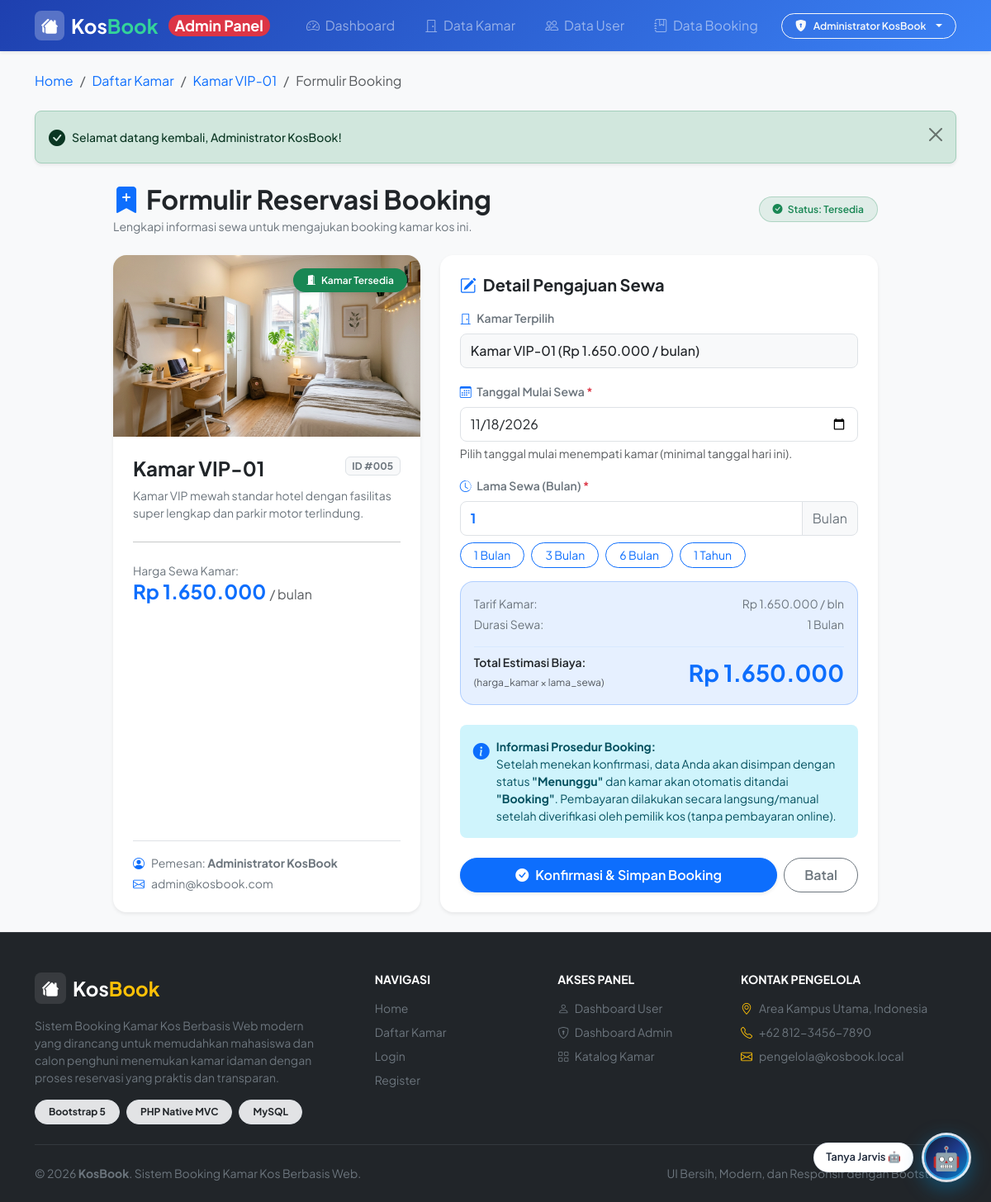
/public/index.php?url=booking/tambah/5 (signed in), run on the app's committed database.
### tables this page shows
CREATE TABLE `kamar` (
    `id` INT AUTO_INCREMENT,
    `nomor_kamar` VARCHAR(50) NOT NULL,
    `harga` DECIMAL(12, 2) NOT NULL,
    `fasilitas` TEXT NULL,
    `deskripsi` TEXT NULL,
    `foto` VARCHAR(255) DEFAULT 'default_kamar.jpg',
    `status` ENUM('tersedia', 'booking', 'terisi') NOT NULL DEFAULT 'tersedia',
    `created_at` TIMESTAMP NOT NULL DEFAULT CURRENT_TIMESTAMP,
    `updated_at` TIMESTAMP NOT NULL DEFAULT CURRENT_TIMESTAMP ON UPDATE CURRENT_TIMESTAMP,

     
    CONSTRAINT `pk_kamar` PRIMARY KEY (`id`),

     
    CONSTRAINT `uq_kamar_nomor` UNIQUE (`nomor_kamar`),
    INDEX `idx_kamar_status` (`status`),
    INDEX `idx_kamar_harga` (`harga`)
);

### app/views/booking/tambah.php (the view, shortened to what the rows shown need)
<?php
$photoUrl = !empty($kamar['foto']) && file_exists(__DIR__ . '/../../public/images/kamar/' . $kamar['foto'])
    ? BASE_URL . '/images/kamar/' . htmlspecialchars($kamar['foto'])
    : (file_exists(__DIR__ . '/../../public/images/' . $kamar['foto'])
        ? BASE_URL . '/images/' . htmlspecialchars($kamar['foto'])
        : BASE_URL . '/images/default_kamar.jpg');
$hargaPerBulan = (float)$kamar['harga'];
$initialLamaSewa = max(1, (int)($old['lama_sewa'] ?? 1));
$initialTotalHarga = $hargaPerBulan * $initialLamaSewa;
?>
<div class="container py-4">
    <nav aria-label="breadcrumb" class="mb-4">
        <ol class="breadcrumb small">
            <li class="breadcrumb-item"><a href="<?= url(''); ?>" class="text-decoration-none">Home</a></li>
            <li class="breadcrumb-item"><a href="<?= url('kamar'); ?>" class="text-decoration-none">Daftar Kamar</a></li>
            <li class="breadcrumb-item"><a href="<?= url('kamar/detail/' . $kamar['id']); ?>" class="text-decoration-none"><?= htmlspecialchars($kamar['nomor_kamar']); ?></a></li>
            <li class="breadcrumb-item active" aria-current="page">Formulir Booking</li>
        </ol>
    </nav>
    <?php require __DIR__ . '/../components/alert.php'; ?>
    <div class="row justify-content-center">
        <div class="col-lg-10">
            <div class="d-flex align-items-center justify-content-between mb-4">
                <div>
                    <h2 class="fw-bold text-dark mb-1">
                        <i class="bi bi-bookmark-plus-fill text-primary me-2"></i>Formulir Reservasi Booking
                    </h2>
                    <p class="text-secondary small mb-0">
                        Lengkapi informasi sewa untuk mengajukan booking kamar kos ini.
                    </p>
                </div>
                <span class="badge bg-success bg-opacity-10 text-success border border-success border-opacity-25 px-3 py-2 rounded-pill small fw-semibold">
                    <i class="bi bi-check-circle-fill me-1"></i> Status: Tersedia
                </span>
            </div>
            <div class="row g-4">
                <div class="col-md-5">
                    <div class="card border-0 shadow-sm rounded-4 overflow-hidden bg-white h-100">
                        <div class="position-relative" style="height: 220px;">
                            <img src="<?= $photoUrl; ?>"
                                 alt="<?= htmlspecialchars($kamar['nomor_kamar']); ?>"
                                 class="w-100 h-100 object-fit-cover"
                                 onerror="this.src='<?= BASE_URL; ?>/images/default_kamar.jpg'">
                            <span class="badge bg-success position-absolute top-0 end-0 m-3 px-3 py-2 rounded-pill fw-semibold shadow-sm">
                                <i class="bi bi-door-open-fill me-1"></i> Kamar Tersedia
                            </span>
                        </div>
                        <div class="card-body p-4 d-flex flex-column">
                            <div class="d-flex justify-content-between align-items-start mb-2">
                                <h4 class="fw-bold text-dark mb-0"><?= htmlspecialchars($kamar['nomor_kamar']); ?></h4>
                                <span class="badge bg-light text-secondary border">ID #00<?= htmlspecialchars($kamar['id']); ?></span>
                            </div>
                            <p class="text-secondary small mb-3">
                                <?= htmlspecialchars(mb_strimwidth($kamar['deskripsi'] ?? 'Kamar kos nyaman dan siap huni.', 0, 100, '...')); ?>
                            </p>
                            <hr class="my-2">
                            <div class="my-3">
                                <span class="text-secondary small d-block">Harga Sewa Kamar:</span>
                                <h4 class="fw-bold text-primary mb-0"><?= formatRupiah($kamar['harga']); ?> <span class="fs-6 text-muted fw-normal">/ bulan</span></h4>
                            </div>
                            <div class="mt-auto pt-3 border-top">
                                <div class="d-flex align-items-center gap-2 text-secondary small">
                                    <i class="bi bi-person-circle text-primary"></i>
                                    <span>Pemesan: <strong><?= htmlspecialchars($currentUser['nama']); ?></strong></span>
                                </div>
                                <div class="d-flex align-items-center gap-2 text-secondary small mt-1">
                                    <i class="bi bi-envelope text-primary"></i>
                                    <span><?= htmlspecialchars($currentUser['email']); ?></span>
                                </div>
                            </div>
                        </div>
                    </div>
                </div>
                <div class="col-md-7">
                    <div class="card border-0 shadow-sm rounded-4 p-4 bg-white">
                        <h5 class="fw-bold text-dark mb-3">
                            <i class="bi bi-pencil-square text-primary me-2"></i>Detail Pengajuan Sewa
                        </h5>
                        <form action="<?= url('booking/tambah/' . $kamar['id']); ?>" method="POST" id="formBooking">
                            <div class="mb-3">
                                <label class="form-label small fw-semibold text-secondary">
                                    <i class="bi bi-door-closed me-1 text-primary"></i> Kamar Terpilih
                                </label>
                                <input type="text"
                                       class="form-control bg-light rounded-3 py-2 fw-medium text-dark"
                                       value="<?= htmlspecialchars($kamar['nomor_kamar']); ?> (<?= formatRupiah($kamar['harga']); ?> / bulan)"
                                       readonly>
                            </div>
                            <div class="mb-3">
                                <label for="tanggal_mulai" class="form-label small fw-semibold text-secondary">
                                    <i class="bi bi-calendar3 me-1 text-primary"></i> Tanggal Mulai Sewa <span class="text-danger">*</span>
                                </label>
                                <input type="date"
                                       name="tanggal_mulai"
                                       id="tanggal_mulai"
                                       class="form-control rounded-3 py-2"
                                       min="<?= date('Y-m-d'); ?>"
                                       value="<?= htmlspecialchars($old['tanggal_mulai'] ?? date('Y-m-d', strtotime('+1 day'))); ?>"
                                       required>
                                <div class="form-text small">
                                    Pilih tanggal mulai menempati kamar (minimal tanggal hari ini).
                                </div>
                            </div>
                            <div class="mb-3">
                                <label for="lama_sewa" class="form-label small fw-semibold text-secondary">
                                    <i class="bi bi-clock-history me-1 text-primary"></i> Lama Sewa (Bulan) <span class="text-danger">*</span>
                                </label>
                                <div class="input-group">
                                    <input type="number"
                                           name="lama_sewa"
                                           id="inputLamaSewa"
                                           class="form-control rounded-start-3 py-2 fw-bold text-primary"
                                           min="1"
                                           max="36"
                                           value="<?= htmlspecialchars((string)$initialLamaSewa); ?>"
                                           required>
                                    <span class="input-group-text bg-light text-secondary rounded-end-3">Bulan</span>
                                </div>
                                <div class="d-flex flex-wrap gap-2 mt-2">
                                    <button type="button" class="btn btn-sm btn-outline-primary rounded-pill px-3 btn-preset-durasi" data-bulan="1">1 Bulan</button>
                                    <button type="button" class="btn btn-sm btn-outline-primary rounded-pill px-3 btn-preset-durasi" data-bulan="3">3 Bulan</button>
                                    <button type="button" class="btn btn-sm btn-outline-primary rounded-pill px-3 btn-preset-durasi" data-bulan="6">6 Bulan</button>
                                    <button type="button" class="btn btn-sm btn-outline-primary rounded-pill px-3 btn-preset-durasi" data-bulan="12">1 Tahun</button>
                                </div>
                            </div>
                            <div class="card border border-primary border-opacity-25 rounded-4 p-3 bg-primary bg-opacity-10 mb-4">
                                <div class="d-flex justify-content-between align-items-center mb-1 text-secondary small">
                                    <span>Tarif Kamar:</span>
                                    <span><?= formatRupiah($hargaPerBulan); ?> / bln</span>
                                </div>
                                <div class="d-flex justify-content-between align-items-center mb-2 text-secondary small">
                                    <span>Durasi Sewa:</span>
                                    <span><span id="labelLamaSewa"><?= $initialLamaSewa; ?></span> Bulan</span>
                                </div>
                                <hr class="my-2 border-primary border-opacity-25">
                                <div class="d-flex justify-content-between align-items-center">
                                    <div>
                                        <span class="small fw-semibold text-dark d-block">Total Estimasi Biaya:</span>
                                        <small class="text-muted" style="font-size: 0.75rem;">(harga_kamar &times; lama_sewa)</small>
                                    </div>
                                    <div class="text-end">
                                        <h3 class="fw-bold text-primary mb-0" id="labelTotalHarga">
                                            <?= formatRupiah($initialTotalHarga); ?>
                                        </h3>
                                    </div>
                                </div>
                            </div>
                            <div class="alert alert-info border-0 rounded-3 small p-3 mb-4">
                                <div class="d-flex align-items-start gap-2">
                                    <i class="bi bi-info-circle-fill text-primary fs-5 flex-shrink-0 mt-0"></i>
                                    <div>
                                        <strong>Informasi Prosedur Booking:</strong><br>
                                        Setelah menekan konfirmasi, data Anda akan disimpan dengan status <strong>"Menunggu"</strong> dan kamar akan otomatis ditandai <strong>"Booking"</strong>. Pembayaran dilakukan secara langsung/manual setelah diverifikasi oleh pemilik kos (tanpa pembayaran online).
                                    </div>
                                </div>
                            </div>
                            <div class="d-flex gap-2">
                                <button type="submit" class="btn btn-primary rounded-pill py-2 px-4 fw-semibold flex-grow-1 shadow-sm d-flex align-items-center justify-content-center gap-2">
                                    <i class="bi bi-check-circle-fill"></i> Konfirmasi &amp; Simpan Booking
                                </button>
                                <a href="<?= url('kamar/detail/' . $kamar['id']); ?>" class="btn btn-outline-secondary rounded-pill py-2 px-4 fw-semibold">
                                    Batal
                                </a>
                            </div>
                        </form>
                    </div>
                </div>
            </div>
        </div>
    </div>
</div>

### data on the page
kamar: nomor_kamar "Kamar VIP-01", id "5", deskripsi "Kamar VIP mewah standar hotel dengan fasilitas super lengkap dan parkir motor terlindung.", harga "Rp 1.650.000", nomor_kamar+harga "Kamar VIP-01 (Rp 1.650.000 / bulan)"

### other printed values
$userName "Administrator KosBook"
$message "Selamat datang kembali, Administrator KosBook!"
$currentUser['nama'] "Administrator KosBook"
$currentUser['email'] "admin@kosbook.com"
$initialLamaSewa "1"
$launcherLabel "Tanya Jarvis 🤖"
$botAvatar "🤖"
